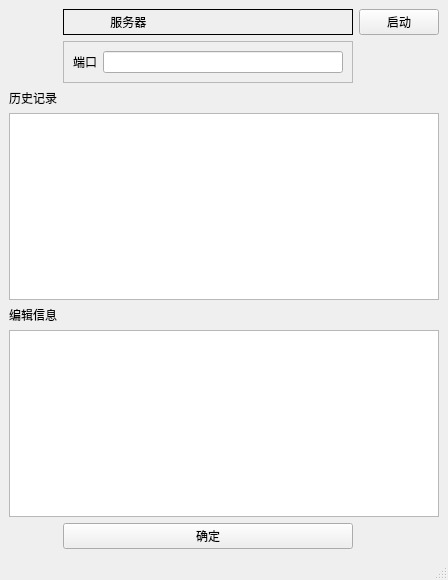
<?xml version="1.0" encoding="UTF-8"?>
<ui version="4.0">
 <class>MainWindow</class>
 <widget class="QMainWindow" name="MainWindow">
  <property name="geometry">
   <rect>
    <x>0</x>
    <y>0</y>
    <width>448</width>
    <height>580</height>
   </rect>
  </property>
  <property name="windowTitle">
   <string>MainWindow</string>
  </property>
  <widget class="QWidget" name="centralwidget">
   <layout class="QGridLayout" name="gridLayout_2">
    <item row="0" column="1">
     <widget class="QLabel" name="label_Server">
      <property name="frameShape">
       <enum>QFrame::Box</enum>
      </property>
      <property name="text">
       <string>             服务器</string>
      </property>
     </widget>
    </item>
    <item row="0" column="2">
     <widget class="QPushButton" name="pushButton_Start">
      <property name="text">
       <string>启动</string>
      </property>
     </widget>
    </item>
    <item row="1" column="1">
     <widget class="QFrame" name="frame">
      <property name="frameShape">
       <enum>QFrame::StyledPanel</enum>
      </property>
      <property name="frameShadow">
       <enum>QFrame::Raised</enum>
      </property>
      <layout class="QGridLayout" name="gridLayout">
       <item row="0" column="0">
        <widget class="QLabel" name="label_Port">
         <property name="text">
          <string>端口</string>
         </property>
        </widget>
       </item>
       <item row="0" column="1">
        <widget class="QLineEdit" name="lineEdit_Port"/>
       </item>
      </layout>
     </widget>
    </item>
    <item row="2" column="0">
     <widget class="QLabel" name="label_History">
      <property name="text">
       <string>历史记录</string>
      </property>
     </widget>
    </item>
    <item row="3" column="0" colspan="3">
     <widget class="QPlainTextEdit" name="plainTextEdit_History"/>
    </item>
    <item row="4" column="0">
     <widget class="QLabel" name="label_Edit">
      <property name="text">
       <string>编辑信息</string>
      </property>
     </widget>
    </item>
    <item row="5" column="0" colspan="3">
     <widget class="QPlainTextEdit" name="plainTextEdit_Edit"/>
    </item>
    <item row="6" column="1">
     <widget class="QPushButton" name="pushButton_Check">
      <property name="text">
       <string>确定</string>
      </property>
     </widget>
    </item>
   </layout>
  </widget>
  <widget class="QStatusBar" name="statusbar"/>
 </widget>
 <resources/>
 <connections/>
</ui>
